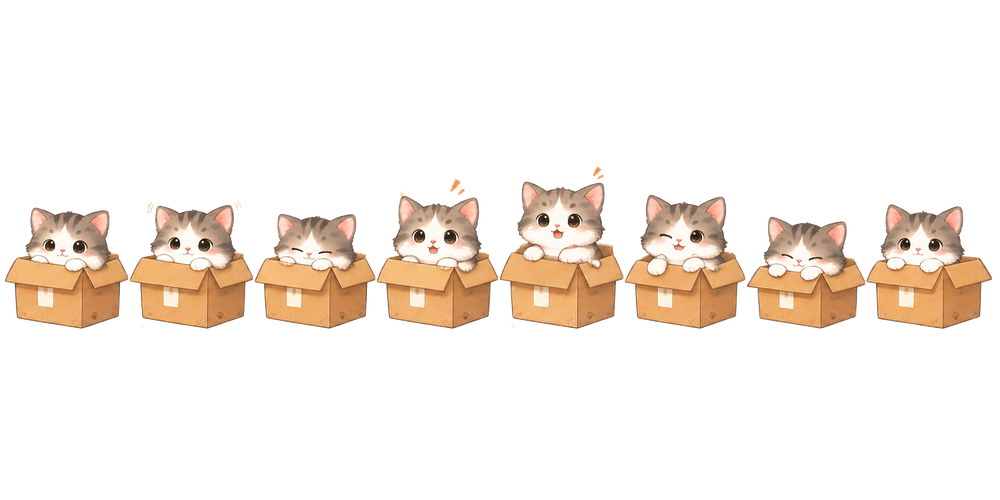
#> input picture 04_素材/pets/cat/cat_box2.png, 1000 x 500 px, shrunk from 1774 x 887 before the run, found by its file name; its folder holds only this picture in this run
$ python extract-pet-animation-frames.py
#> lines starting #> are read from the running program, lines starting #| are printed output that depends on the picture
#!/usr/bin/env python3

from pathlib import Path

import numpy as np
from PIL import Image


POSES = (
    "cat_box",
    "cat_cookie",
    "cat_default",
    "cat_sit",
    "cat_sleep",
    "cat_yarn",
)
FRAME_COUNT = 8
ALPHA_THRESHOLD = 12
CONTENT_PADDING = 3


def separator_columns(alpha: Image.Image) -> list[int]:
    width, height = alpha.size
    column_coverage = [
        sum(1 for y in range(height) if alpha.getpixel((x, y)) > ALPHA_THRESHOLD)
        for x in range(width)
    ]
    nominal_width = width / FRAME_COUNT
    search_radius = max(24, round(nominal_width * 0.30))
    separators: list[int] = []

    for index in range(1, FRAME_COUNT):
        target = round(index * nominal_width)
        lower = max((separators[-1] + 1) if separators else 1, target - search_radius)
        upper = min(width - 1, target + search_radius)
        separator = min(
            range(lower, upper + 1),
            key=lambda x: (column_coverage[x], abs(x - target)),
        )
        separators.append(separator)

    return separators


def frame_anchor(frame: Image.Image) -> tuple[int, int]:
    alpha = np.asarray(frame.getchannel("A"))
    visible_y, visible_x = np.nonzero(alpha > ALPHA_THRESHOLD)
    if visible_x.size == 0:
        raise RuntimeError("Frame contains no visible pixels")

    # Median visible pixels follow the cat's body and ignore sparse hearts or motion marks.
    return round(float(np.median(visible_x))), int(visible_y.max())


def extract_frames(sheet: Image.Image) -> list[Image.Image]:
    sheet = sheet.convert("RGBA")
    alpha = sheet.getchannel("A")
    boundaries = [0, *separator_columns(alpha), sheet.width]
    frames: list[Image.Image] = []

    for index in range(FRAME_COUNT):
        left, right = boundaries[index], boundaries[index + 1]
        cell = sheet.crop((left, 0, right, sheet.height))
        content_bounds = cell.getchannel("A").point(
            lambda value: 255 if value > ALPHA_THRESHOLD else 0
        ).getbbox()
        if content_bounds is None:
            raise RuntimeError(f"Frame {index + 1} contains no visible pixels")

        content_left, content_top, content_right, content_bottom = content_bounds
        crop_bounds = (
            max(0, content_left - CONTENT_PADDING),
            max(0, content_top - CONTENT_PADDING),
            min(cell.width, content_right + CONTENT_PADDING),
            min(cell.height, content_bottom + CONTENT_PADDING),
        )
        frames.append(cell.crop(crop_bounds))

    anchors = [frame_anchor(frame) for frame in frames]
    left_extent = max(anchor_x for anchor_x, _ in anchors)
    right_extent = max(frame.width - anchor_x for frame, (anchor_x, _) in zip(frames, anchors))
    top_extent = max(anchor_y for _, anchor_y in anchors)
    bottom_extent = max(frame.height - anchor_y for frame, (_, anchor_y) in zip(frames, anchors))
    canvas_width = left_extent + right_extent
    canvas_height = top_extent + bottom_extent
    normalized: list[Image.Image] = []

    for frame, (anchor_x, anchor_y) in zip(frames, anchors):
        canvas = Image.new("RGBA", (canvas_width, canvas_height), (0, 0, 0, 0))
        x = left_extent - anchor_x
        y = top_extent - anchor_y
        canvas.alpha_composite(frame, (x, y))
        normalized.append(canvas)

    return normalized


def main() -> None:
    project_root = Path(__file__).resolve().parent.parent
    pet_directory = project_root / "Resources" / "Pets" / "cat"
    output_directory = pet_directory / "frames"
    output_directory.mkdir(parents=True, exist_ok=True)

    for pose in POSES:
        sheet_path = pet_directory / f"{pose}2.png"
        frames = extract_frames(Image.open(sheet_path))
#> in extract_frames, sheet is the input picture: PIL image 1000x500 RGBA; mean R, G, B, A 39.6, 31.6, 24.5, 45.1
#> in extract_frames, `alpha = sheet.getchannel("A")`:
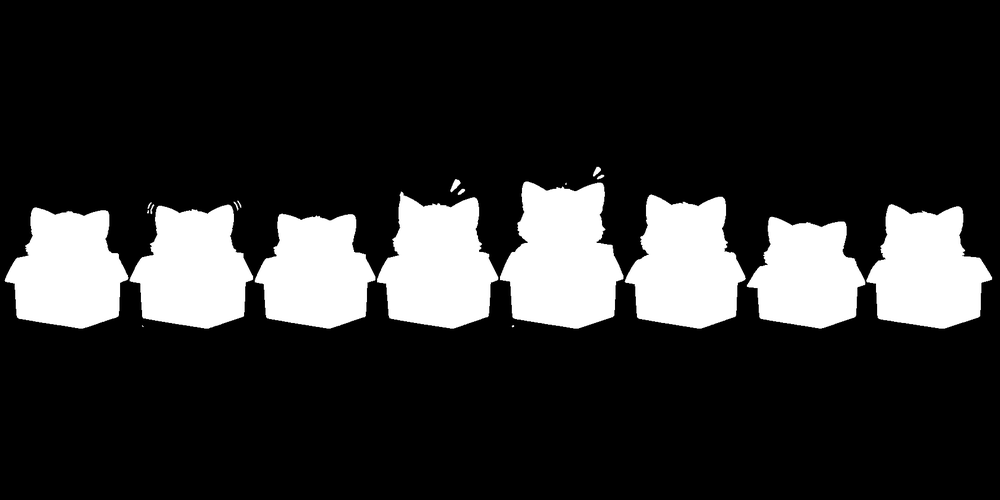
#> alpha: PIL image 1000x500 L; min 0, max 255, mean 45.1
#> in separator_columns, `column_coverage = [ sum(1 for y in range(height) if alpha.getpixel((x,..`: column_coverage = 1000 values, max 152 at index 597, min 0 at index 0, mean 90.43
#> the loop in separator_columns, `for index in range(1, FRAME_COUNT):` made 7 passes
#> (lower, separator) on passes 2 to 7: (212, 253), (337, 376), (462, 499), (587, 624), (712, 746), (837, 866)
#> separator on pass 1: 128
#> after the loop in separator_columns, `for index in range(1, FRAME_COUNT):`: separators = [128, 253, 376, 499, 624, 746, 866]
#> in extract_frames, `boundaries = [0, *separator_columns(alpha), sheet.width]`: boundaries = [0, 128, 253, 376, 499, 624, 746, 866, 1000]
#> the loop in extract_frames, `for index in range(FRAME_COUNT):` made 8 passes
#> (left, right, content_bounds, content_left, content_top, content_right, crop_bounds) on passes 1 to 8: (0, 128, (4, 207, 128, 329), 4, 207, 128, (1, 204, 128, 332)), (128, 253, (0, 200, 125, 329), 0, 200, 125, (0, 197, 125, 332)), (253, 376, (0, 213, 123, 329), 0, 213, 123, (0, 210, 123, 332)), (376, 499, (1, 179, 123, 329), 1, 179, 123, (0, 176, 123, 332)), (499, 624, (1, 166, 125, 329), 1, 166, 125, (0, 163, 125, 332)), (624, 746, (0, 194, 122, 329), 0, 194, 122, (0, 191, 122, 332)), (746, 866, (0, 216, 120, 329), 0, 216, 120, (0, 213, 120, 332)), (866, 1000, (0, 204, 127, 329), 0, 204, 127, (0, 201, 130, 332))
#> pass 1, in extract_frames, `cell = sheet.crop((left, 0, right, sheet.height))`:
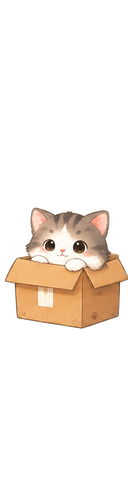
#> cell: PIL image 128x500 RGBA; mean R, G, B, A 37.2, 29.5, 22.6, 42.8; transparent parts drawn white
#> pass 3, in extract_frames, `cell = sheet.crop((left, 0, right, sheet.height))`:
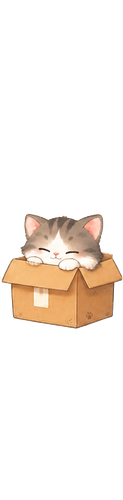
#> cell: PIL image 123x500 RGBA; mean R, G, B, A 36.9, 29.2, 22.2, 42.1; transparent parts drawn white
#> after the loop in extract_frames, `for index in range(FRAME_COUNT):`:
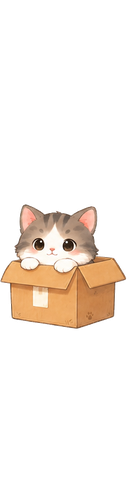
#> cell: PIL image 134x500 RGBA; mean R, G, B, A 35.9, 28.2, 21.5, 41.2; transparent parts drawn white
#> after the loop in extract_frames, `for index in range(FRAME_COUNT):`: frames = 8 items
#> in extract_frames, `anchors = [frame_anchor(frame) for frame in frames]`: anchors = [(67, 124), (65, 131), (63, 118), (62, 152), (64, 165), (62, 137), (61, 115), (60, 127)]
#> in extract_frames, `left_extent = max(anchor_x for anchor_x, _ in anchors)`: left_extent = 67
#> in extract_frames, `right_extent = max(frame.width - anchor_x for frame, (anchor_x, _) in ..`: right_extent = 70
#> in extract_frames, `top_extent = max(anchor_y for _, anchor_y in anchors)`: top_extent = 165
#> in extract_frames, `bottom_extent = max(frame.height - anchor_y for frame, (_, anchor_y) i..`: bottom_extent = 4
#> in extract_frames, `canvas_width = left_extent + right_extent`: canvas_width = 137
#> in extract_frames, `canvas_height = top_extent + bottom_extent`: canvas_height = 169
#> the loop in extract_frames, `for frame, (anchor_x, anchor_y) in zip(frames, anchors):` made 8 passes
#> (anchor_x, anchor_y, x, y) on passes 1 to 8: (67, 124, 0, 41), (65, 131, 2, 34), (63, 118, 4, 47), (62, 152, 5, 13), (64, 165, 3, 0), (62, 137, 5, 28), (61, 115, 6, 50), (60, 127, 7, 38)
#> after the loop in extract_frames, `for frame, (anchor_x, anchor_y) in zip(frames, anchors):`:
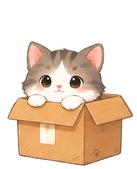
#> canvas: PIL image 137x169 RGBA; mean R, G, B, A 103.8, 81.6, 62.1, 119.2; transparent parts drawn white
#> after the loop in extract_frames, `for frame, (anchor_x, anchor_y) in zip(frames, anchors):`: normalized = 8 items
#> frames = 8 items
        for index, frame in enumerate(frames, start=1):
            frame.save(output_directory / f"{pose}_{index:02}.png")
#> this loop made 8 passes
#> pass 1, in main, `frame.save(output_directory / f"{pose}_{index:02}.png")`:
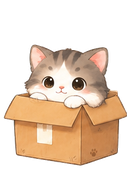
#> saved as cat_box_01.png: PIL image 137x169 RGBA; mean R, G, B, A 102.8, 81.4, 62.4, 118.4; transparent parts drawn white
#> pass 2, in main, `frame.save(output_directory / f"{pose}_{index:02}.png")`:
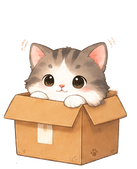
#> saved as cat_box_02.png: PIL image 137x169 RGBA; mean R, G, B, A 106.8, 84.7, 65, 121.2; transparent parts drawn white


if __name__ == "__main__":
#> (the run stopped early here; a loop or call above may not have finished)
